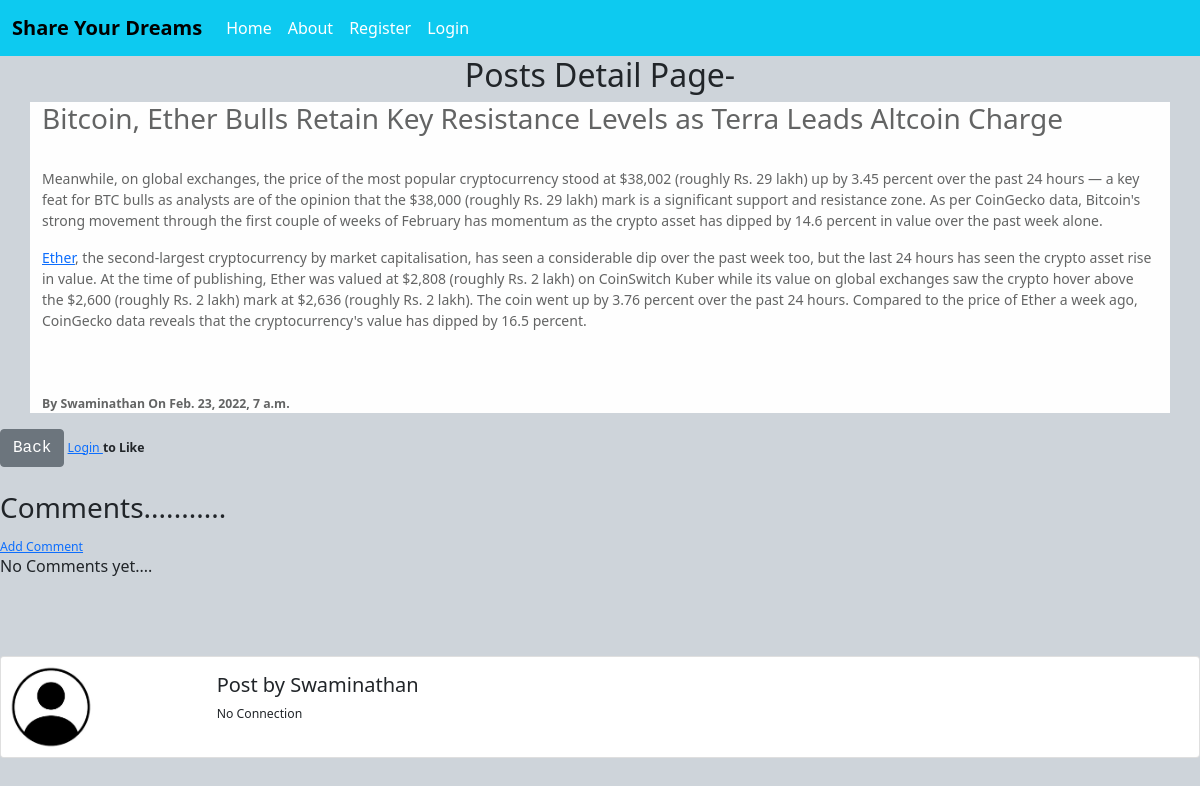
Page /article/21 on the committed database.
### theblog/models.py (models this page shows, shortened)
class Post(models.Model):
    author=models.ForeignKey(User,on_delete=models.CASCADE)
    title=models.CharField(max_length=200)
    header_image=models.ImageField(null=True,blank=True,upload_to="image/")
    snippet=models.CharField(max_length=500, default='click above to read post')
    text=RichTextField()
    creation_date=models.DateTimeField(auto_now_add=True)
    publish_date=models.DateTimeField(auto_now_add=True)
    likes=models.ManyToManyField(User,related_name='post_likes')
    def total_likes(self):
        return self.likes.count()

### theblog/views.py (the view)
# urls.py: path('article/<int:pk>',views.ArticleDetailView.as_view(),name='article'),
class ArticleDetailView(DetailView):
    model=Post
    template_name='theblog/article_detail.html'
    def get_context_data(self,*args, **kwargs):
        context=super(ArticleDetailView,self).get_context_data(*args,**kwargs)
        stuff= get_object_or_404(Post,id=self.kwargs['pk'])
        total_likes=stuff.total_likes()
        liked=False
        if stuff.likes.filter(id=self.request.user.id).exists():
            liked=True
        context['total_likes']=total_likes
        context['liked']=liked
        return context

### templates/theblog/article_detail.html (shortened to what this page needs)
{% extends 'theblog/base.html' %}
{% load static %}
    {% block content %}
    <div class="container"    >
    <h2 class="text-center">Posts Detail Page-</h2>
  </div>
  <div class="container alert-light">
    <div class="d-flex  bd-highlight">
    <h3>{{post.title | safe}}</h3>
  </div>
    <br>
    <small>{{post.text | safe}}<small>
    <br>
    <br>
    <p><strong>By {{post.author.first_name}} On {{post.publish_date}}</strong></p>
  </div>
    <samp><a href="{% url 'home' %}" class="btn btn-secondary"> Back</a></samp>
{%   if  not user.is_authenticated %}
<a href="{%url 'login' %}">Login </a> <strong>to Like</strong>
{% endif %}
<br>
<br>
<h3>Comments...........</h3>
<a href="{%  url 'add_comment' post.pk %}">Add Comment</a>
{% if not post.comments.all %}
<h6>No Comments yet....</h6>
{% else %}
{% for  cmnts in post.comments.all %}
<h5>{{cmnts.name}}  On <small> {{cmnts.date_added}}</small></h5>
<h6>{{cmnts.body}}</h6>
{% endfor%}
{% endif %}
<br>
<br>
   <br>
   <div class="card mb-3" >
    <div class="row g-0">
      <div class="col-md-2">
        {% if post.author.profile.profile_pic %}
        <img src="{{post.author.profile.profile_pic.url}}" class="img-fluid rounded-start" width="100" height="100" alt="...">
        {% else %}
        <img src="{%  static 'images/download.png' %}" class="img-fluid rounded-start" width="100" height="100" alt="...">
        {% endif %}
      </div>
      <div class="col-md-10">
        <div class="card-body">
          <h5 class="card-title">Post by {{post.author.first_name}}</h5>
          {% if post.author.profile.facebook_url %}
          <span class="card-text"><a href="{{post.author.profile.insta_url}}">insta</a></span>
          {% else %}
          <span class="card-text"><a >No Connection</a></span>
            {% endif %}
        </div>
      </div>
    </div>
  </div>
    {% endblock %}

### templates/theblog/base.html (style rules this page uses)
body { background-color: #ced4da; }

### rows in the picture
Post: title "Bitcoin, Ether Bulls Retain Key Resistance Levels as Terra Leads Altcoin Charge", text "Meanwhile, on global exchanges, the price of the most popular cryptocurrency stood at $38,002 (roughly Rs. 29 lakh) up by 3.45 percent over the past 24 hours — a key feat for BTC bulls as analysts are of the opinion that the $38,000 (roughly Rs. 29 lakh) mark is a significant support and resistance zone. As per CoinGecko data, Bitcoin's strong movement through the first couple of weeks of February has momentum as the crypto asset has dipped by 14.6 percent in value over the past week alone. Ether , the second-largest cryptocurrency by market capitalisation, has seen a considerable dip over the past week too, but the last 24 hours has seen the crypto asset rise in value. At the time of…", author.first_name "Swaminathan", publish_date "Feb. 23, 2022, 7 a.m."
